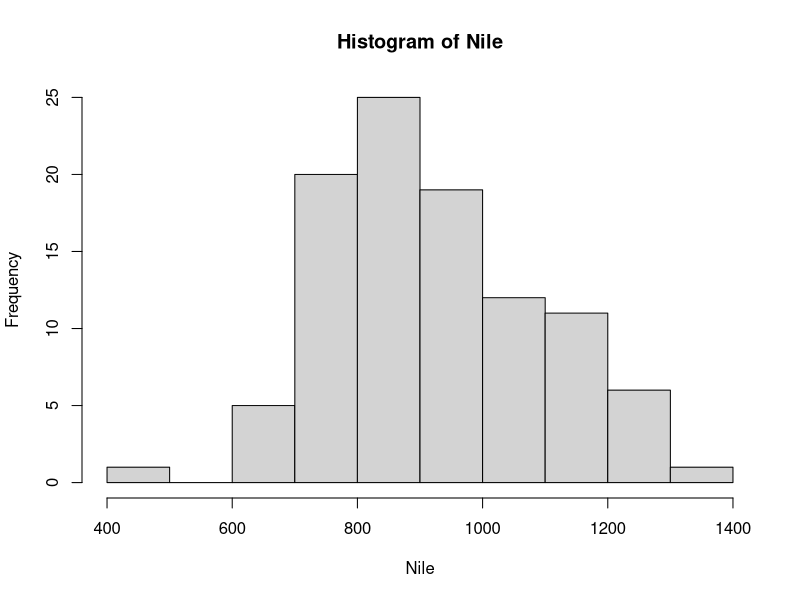
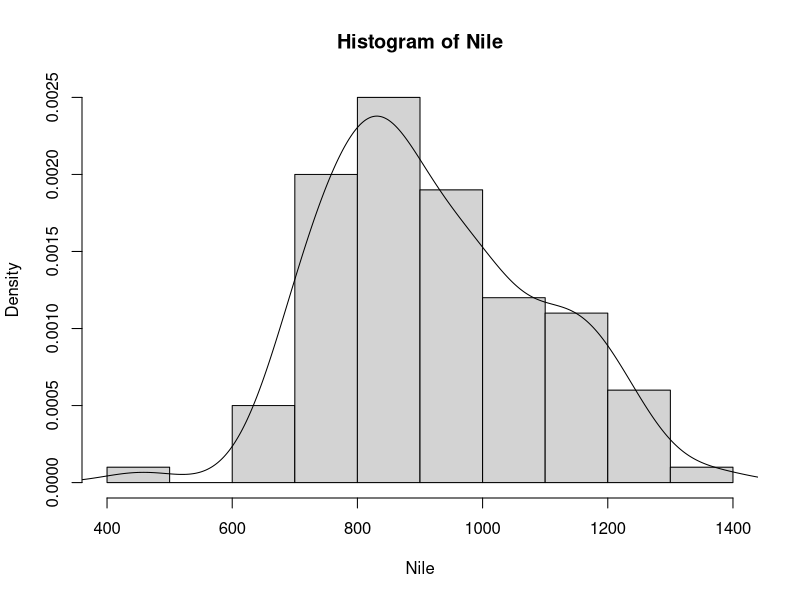
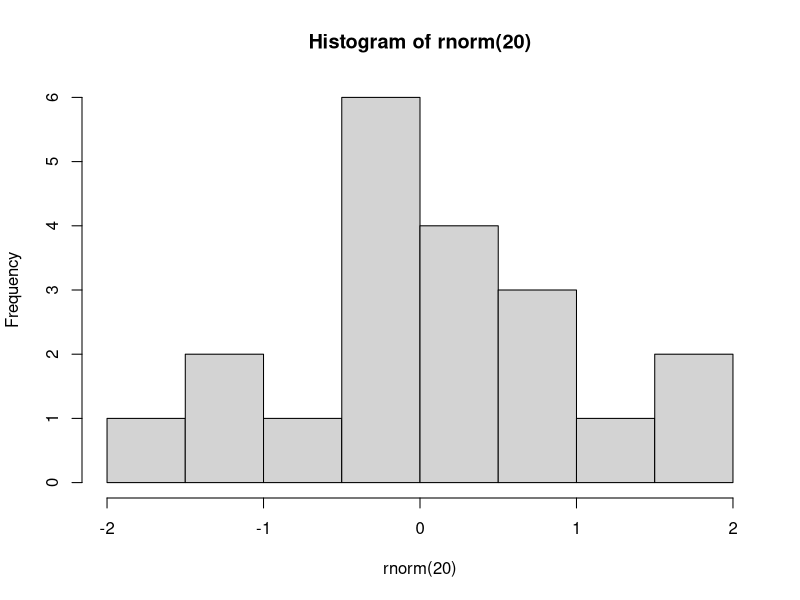

R code for these plots, in order: (Note: this script raises an error after producing the figures.)
# chap01_Basic.R : 주석문

# R 패키지 보기
dim(available.packages())	#18393	17

# R 패키지 목록 보기
available.packages()

# R Session 보기
sessionInfo()

# stringr 패키지 설치
install.packages("stringr")

# 설치된 패키지 확인
installed.packages()

# 패키지 메모리 로드
library(stringr)

# 현재 로드된 패키지 확인
search()

# 패키지 삭제
remove.packages("stringr")

# 기본 데이터셋 보기
data()

# 기본 데이터 셋으로 히스토그램 그리기
# 단계1 : 빈도수를 기준으로 히스토그램 그리기
hist(Nile, freq = TRUE) #hist 매개변수 freq 기본값 true

# 단계2 : 밀도를 기준으로 히스토그램 그리기
hist(Nile, freq = FALSE) #boolean 값은 대문자로 약속

# 단계3 : 단계 2의 결과에 분포 곡선을 추가
lines(density(Nile))

# 히스토그램을 파일로 저장하기
par(mfrow = c(1,1))
pdf("output/batch.pdf") # pdf 출력
hist(rnorm(20)) # 난수에 대한 히스토그램 그리기
dev.off() # 출력할 파일 닫기

# 스칼라(scalar) 변수 사용 예
var1 <- 0 #변수안에 하나의 값이 저장되있는 경우우
var1
var1 <- 1
var1
var1 <- 2
var1 

# '변수.멤버' 형식의 변수 선언 (자바와 달리 .은 연산자 아닌 변수명의 일부)
goods.code <- 'a001'
goods.name <- '냉장고'
goods.price <- 850000
goods.des <- '최고 사양, 동급 최고 품질'

# 벡터 변수 사용 예
names <- c("홍길동", "이순신", "유관순")
names

# 함수
sum(10, 20, 30, 40, 50)
sum(10, 20, 30, 40, NA) #NA(Not Available)
sum(10, 20, 30, 40, NA, na.rm = TRUE)
# sum(10, 20, 30, 40, NA, na.rm = T) 같은 결과
# TRUE는 T, FALSE는 F로 가능

# 자료형 확인
string <- "홍길동"
string

is.character(string) # TRUE
is.integer(string) # FALSE

int <- 20
x <- is.numeric(int)

x # TRUE

is.logical(x) # TRUE

# 문자 원소를 숫자 원소로 형변환 하기
x <- c(1, 2, "3")
x # "1" "2" "3"

# result <- x * 3 : Error
result <- as.numeric(x) * 3 # 강제 형변환 as.
result

# 복소수 자료 생성과 형변환
z <- 5.3 - 3i
Re(z) # 실수부
Im(z) # 허수부

is.complex(z) # TRUE
as.complex(5.3) # 5.3 + 0i

# 스칼라 변수의 자료형과 자료 구조 확인
mode(int) # "numeric"
mode(string) # "character"
x <- TRUE
mode(x) # "logical"

class(int) # "numeric"
class(string) # "character"
class(x) # "logical"

# 문자 벡터와 그래프 생성
gender <- c("man", "woman", "woman", "man", "man")
plot(gender) # error

# 요인형 변환
# as.factor() 함수 이용 범주(요인)형 변환
Ngender <- as.factor(gender)
Ngender
table(Ngender)

# Factor형 변수로 차트 그리기
plot(Ngender)
mode(Ngender) # "numeric"
class(Ngender) # "factor"
is.factor(Ngender) # "TRUE"

# Factor Nominal 변수
Ngender

# factor() 함수 이용 Factor 형 변환
args(factor)
Ogender <- factor(gender, levels = c('woman', 'man'), labels = c("여자", "남자"), ordered=T)
Ogender

# 순서없는 요인과 순서있는 요인형 변환
par(mfrow=c(1,2))
plot(Ngender)
plot(Ogender)

# 도움말 보기
i <- sum(1,2,3)
i

help(sum)
?sum

# 함수 파라메터 보기
args(sum)

# 함수 사용 예제 보기
example(sum)

# 작업 공간 지정
getwd()
setwd("C:/workspace/class_bigdata_R")
